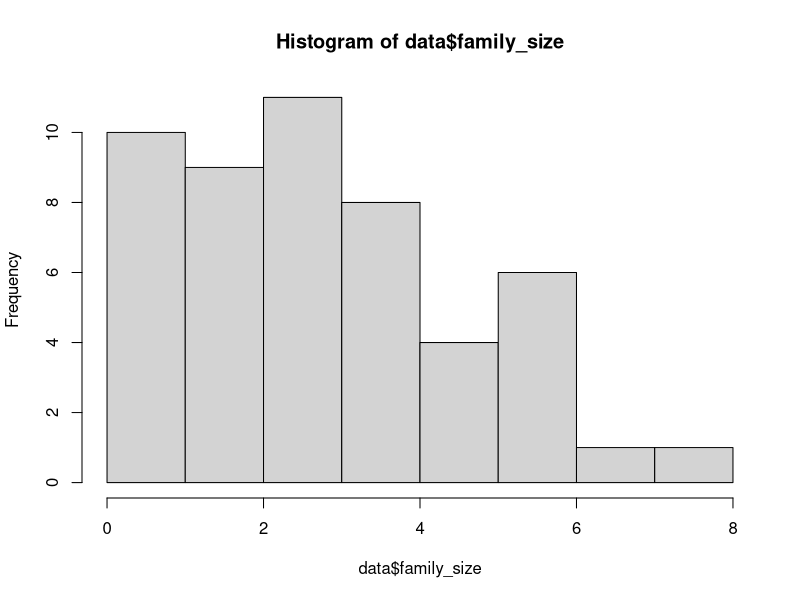
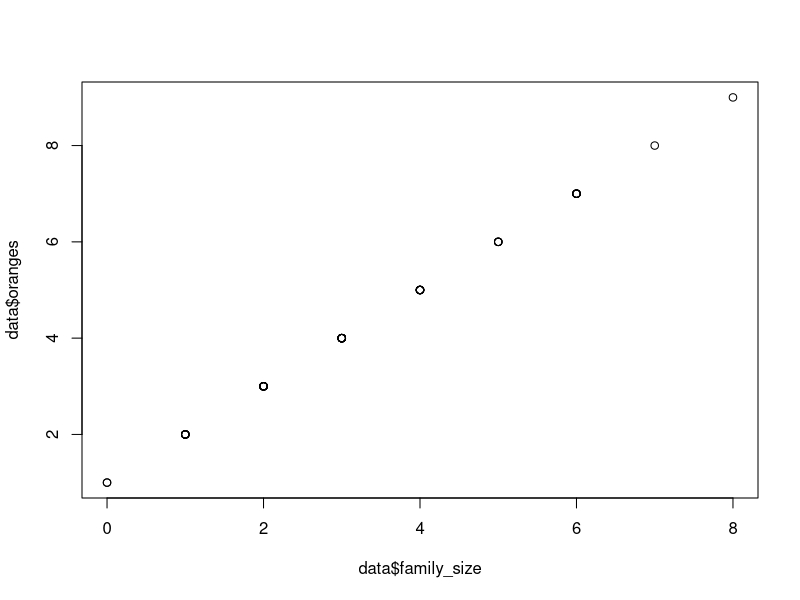
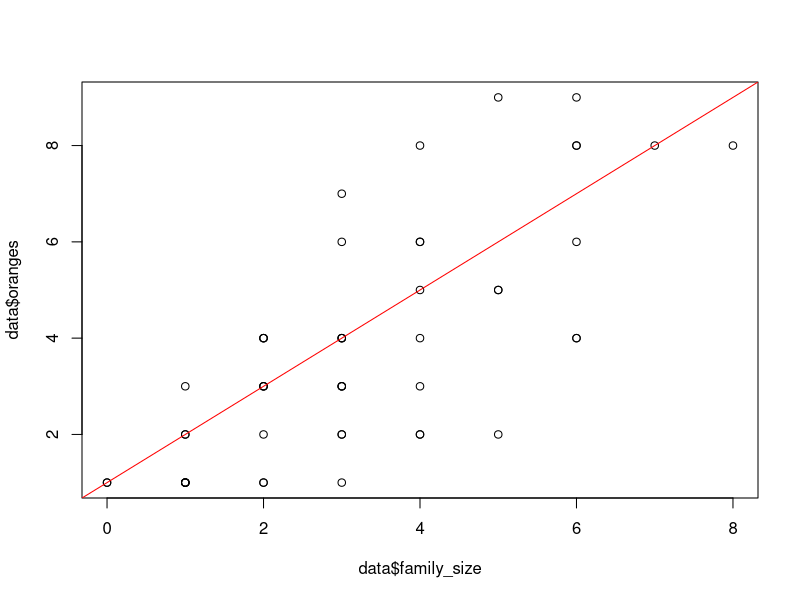
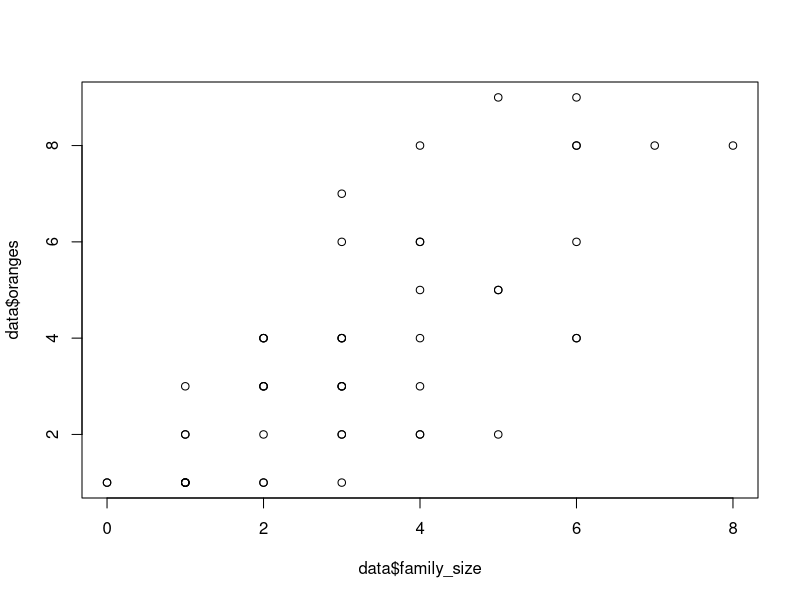
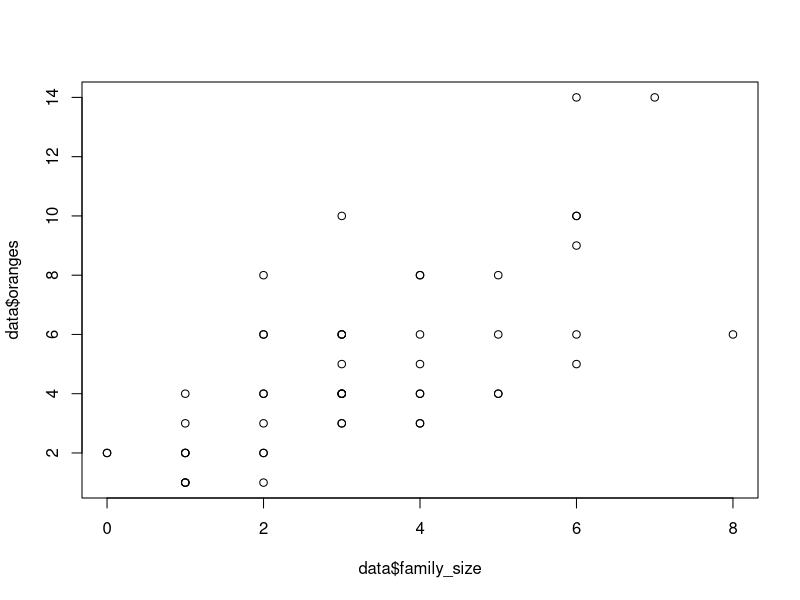
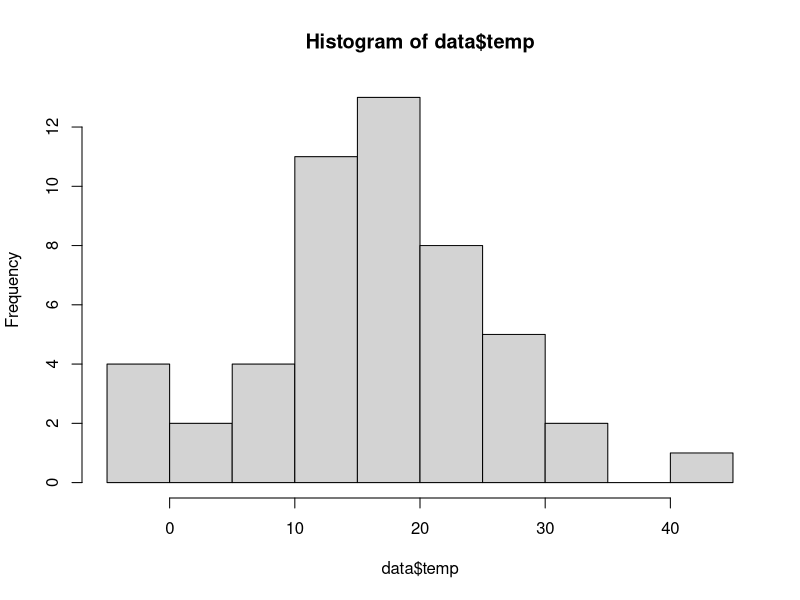

Reproduce these figures in R, in order.
library(dplyr)
# generate simple data

data <- data.frame(
  family_size = rpois(50, 3)
) %>% mutate(oranges = family_size+1)

hist(data$family_size)
plot(x = data$family_size, y = data$oranges)

# ściśle liniowa zależność, możemy precyzyjnie wyliczyć ze wzoru

# teraz wprowadzam trochę losowości
get_preference = function(family_size){
  sapply(family_size, function(x) {
    sum(sample(c(0, 1, 2), size = x, replace = T, prob = c(0.3, 0.5, 0.2)))
    }
    )
}

data <- data %>% mutate(oranges = get_preference(family_size+1))

plot(x = data$family_size, y = data$oranges)
abline(a = 1, b = 1, col = "red")

# suma kwadratów reszt
# y = ax + b + e
# sum(e^2) = sum((y - ax - b)^2)

data$y_fit = data$family_size + 1
data$e = data$oranges - data$y_fit

sum(data$e^2)

# czy mogę dopasować lepiej?

model <- lm(oranges ~ family_size, data = data)
summary(model)

sum(model$residuals^2) # niższe

plot(data$family_size, data$oranges)


# dodanie więcej zmiennych

# promocja - wersja I: liniowa, dodaję więcej pomarańczy
# wersja II: interakcyjna - więcej pomarańczy na każdego kupującego

data$sale = sample(c(0, 1), 50, replace = T, prob = c(0.7, 0.3))
data$oranges = get_preference(data$family_size+1) + data$sale

model <- lm(oranges ~ family_size + sale, data = data)
summary(model)

model <- lm(oranges ~ family_size + family_size*sale, data = data)
summary(model)
  
data$oranges = get_preference(data$family_size+1)*(1 + data$sale)

model <- lm(oranges ~ family_size + sale, data = data)
summary(model)

sum(model$residuals^2)

model <- lm(oranges ~ family_size*sale, data = data)
summary(model)

sum(model$residuals^2) # niższy błąd

plot(data$family_size, data$oranges)

# EFEKTY NIEPRZEWIDYWALNE, USTAWIĆ STABILNE ZIARNO

# dodać zmienną, która nie ma wpływu na y

data$temp = round(rnorm(50, 15, 10))
hist(data$temp)

model <- lm(oranges ~ family_size*sale + temp, data = data)
summary(model)

model <- lm(oranges ~ family_size*sale, data = data)
summary(model) # usunięcie nieistotnej zmiennej poprawia skorygowany R2, ale obniża zwykły

# zmienna może wyjść istotna w 5% przypadków
n_sig <- 0

for(i in 1:1000){
  data$temp = round(rnorm(50, 15, 10))
  model <- lm(oranges ~ family_size*sale + temp, data = data)
  summ <- summary(model)
  p_val <- summ$coefficients["temp",4]
  if(p_val < 0.05) n_sig <- n_sig + 1
}

n_sig
# zgadza się


# ćwiczenie: regresja pozorna

# powtarzaj wiele razy symulację (1000)
# generuj zmienne x i y, które są zależne od swojej przeszłości
# estymuj model i sprawdzaj, w ilu przypdkach p-value jest mniejsze od 5%
# powinno wyjść, że znacznie częściej
